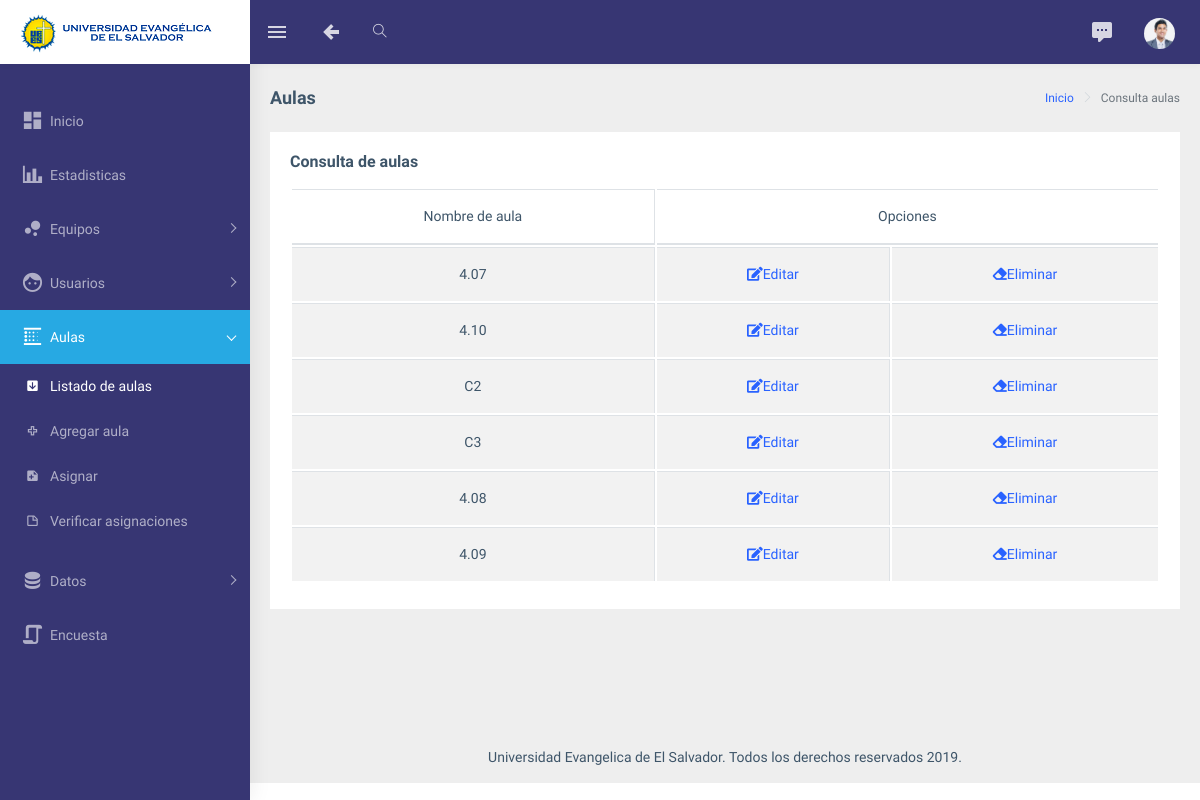
Page /consultaraula.php (signed in) on the earlier database version.
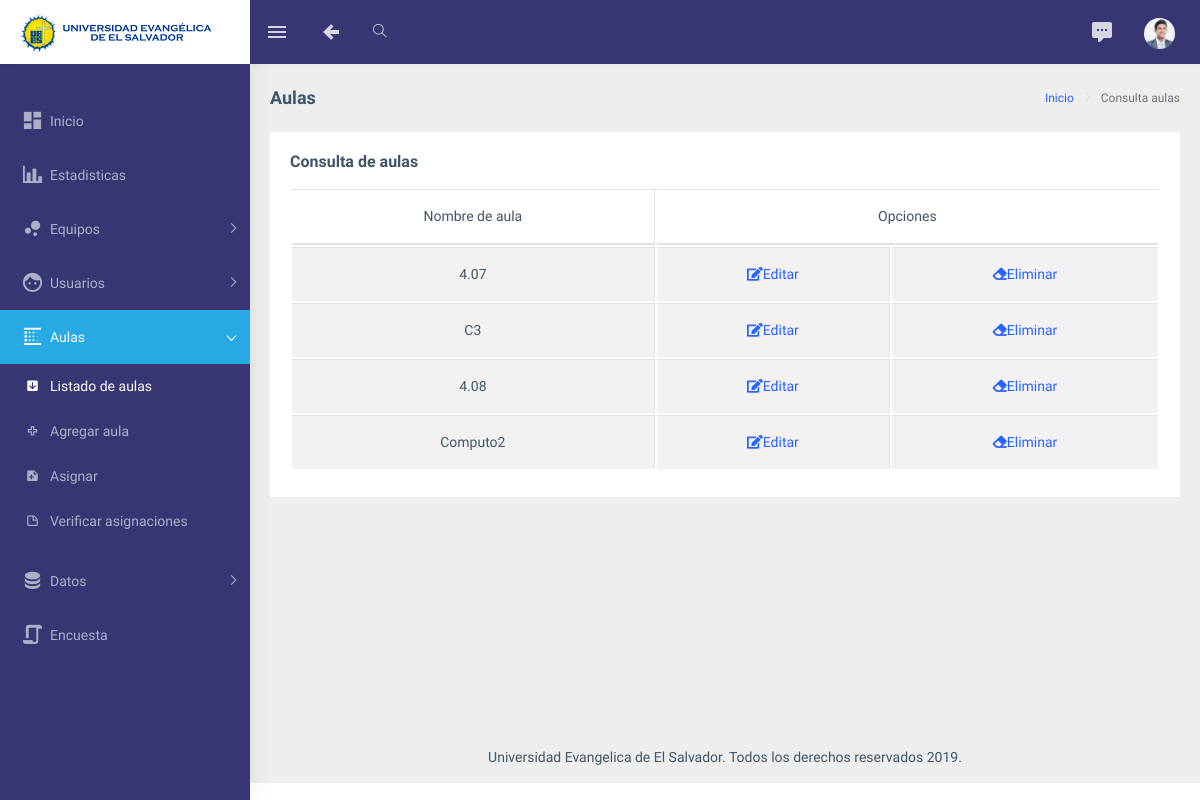
Same page on the later database version.
### tables this page shows
CREATE TABLE `aula` (
  `idaula` int(11) NOT NULL,
  `aula` varchar(10) NOT NULL
);

### consultaraula.php (the view, shortened to what this page needs)
<?php include("seguridad.php");
 $link=conecta();
 $idusuario=$_SESSION["id"];
 ?>
<!DOCTYPE html>
<html dir="ltr" lang="en">
<head>
    <link rel="stylesheet" type="text/css" href="assets/extra-libs/multicheck/multicheck.css">
    <link href="assets/libs/datatables.net-bs4/css/dataTables.bootstrap4.css" rel="stylesheet">
    <link href="dist/css/style.min.css" rel="stylesheet">
</head>
<body>
    <div id="main-wrapper">
<header class="topbar" data-navbarbg="skin5">
            <nav class="navbar top-navbar navbar-expand-md navbar-dark">
                <div class="navbar-header" data-logobg="skin5">
                    <a class="navbar-brand">
                        <b class="logo-icon p-l-10">
                            <img src="assets/images/logoicon.png" alt="homepage" class="light-logo" />
                        </b>
                         <span class="logo-text">
                             <img src="assets/images/logotext.png" alt="homepage" class="light-logo" />
                        </span>
                    </a>
                </div>
                <div class="navbar-collapse collapse" id="navbarSupportedContent" data-navbarbg="skin5">
                   <ul class="navbar-nav float-left mr-auto">
                        <li class="nav-item d-none d-md-block"><a class="nav-link sidebartoggler waves-effect waves-light" href="javascript:void(0)" data-sidebartype="mini-sidebar"><i class="mdi mdi-menu font-24"></i></a></li>
                        <li class="nav-item d-none d-md-block"> <a class="nav-link waves-effect waves-dark" href="bienvenido.php"><i class="mdi mdi-arrow-left-bold font-24"></i></a>
                        <li class="nav-item search-box"> <a class="nav-link waves-effect waves-dark" href="javascript:void(0)"><i class="ti-search"></i></a>
                        </li>
                    </ul>
                    <ul class="navbar-nav float-right">
                        <li class="nav-item dropdown">
                            <a class="nav-link dropdown-toggle waves-effect waves-dark" href="" id="2" data-toggle="dropdown" aria-haspopup="true" aria-expanded="false"> <i class="font-24 mdi mdi-comment-processing"></i>
                            </a>
                        </li>
                        <li class="nav-item dropdown">
                            <a class="nav-link dropdown-toggle text-muted waves-effect waves-dark pro-pic" href="" data-toggle="dropdown" aria-haspopup="true" aria-expanded="false"><img src="assets/images/users/agent.jpg" alt="user" class="rounded-circle" width="31"></a>
                        </li>
                    </ul>
                </div>
            </nav>
        </header>
        <aside class="left-sidebar" data-sidebarbg="skin5">
            <div class="scroll-sidebar">
                <nav class="sidebar-nav">
                    <ul id="sidebarnav" class="p-t-30">
                        <li class="sidebar-item"> <a class="sidebar-link waves-effect waves-dark sidebar-link" href="bienvenido.php" aria-expanded="false"><i class="mdi mdi-view-dashboard"></i><span class="hide-menu">Inicio</span></a></li>
                        <li class="sidebar-item"> <a class="sidebar-link waves-effect waves-dark sidebar-link" href="estadisticas.php" aria-expanded="false"><i class="mdi mdi-chart-bar"></i><span class="hide-menu">Estadisticas</span></a></li>
                            <li class="sidebar-item"> <a class="sidebar-link has-arrow waves-effect waves-dark" href="javascript:void(0)" aria-expanded="false"><i class="mdi mdi-chart-bubble"></i><span class="hide-menu">Equipos </span></a>
                        </li>
                            </ul>
                           <li class="sidebar-item"> <a class="sidebar-link has-arrow waves-effect waves-dark" href="javascript:void(0)" aria-expanded="false"><i class="mdi mdi-face"></i><span class="hide-menu">Usuarios </span></a>
                        </li>
                          <li class="sidebar-item"> <a class="sidebar-link has-arrow waves-effect waves-dark" href="javascript:void(0)" aria-expanded="false"><i class="mdi mdi-blur-linear"></i></i><span class="hide-menu">Aulas </span></a>
                            <ul aria-expanded="false" class="collapse  first-level">
                                <li class="sidebar-item"><a href="consultaraula.php" class="sidebar-link"><i class="mdi mdi-arrow-down-box"></i><span class="hide-menu"> Listado de aulas </span></a></li>
                                <li class="sidebar-item"><a href="addaula.php" class="sidebar-link"><i class="mdi mdi-plus-outline"></i><span class="hide-menu">Agregar aula </span></a></li>
                                <li class="sidebar-item"><a href="asignacion.php" class="sidebar-link"><i class="mdi mdi-note-plus"></i><span class="hide-menu"> Asignar </span></a></li>
                                <li class="sidebar-item"><a href="consultaasig.php" class="sidebar-link"><i class="mdi mdi-note-outline"></i><span class="hide-menu"> Verificar asignaciones </span></a></li>
                            </ul>
                             <li class="sidebar-item"> <a class="sidebar-link has-arrow waves-effect waves-dark" href="javascript:void(0)" aria-expanded="false"><i class="mdi mdi-database"></i></i><span class="hide-menu">Datos</span></a>
                           <?php
                           $verif=0;
            if ($verif == $idusuario) {
                           }
                           else{
                       echo "<li class='sidebar-item'> <a class='sidebar-link waves-effect waves-dark sidebar-link' href='encuesta.php' aria-expanded='false'><i class='mdi mdi-script'></i><span class='hide-menu'>Encuesta</span></a></li>
                        </li>";
                        }
                         ?>
                </nav>
            </div>
        </aside>
        <div class="page-wrapper">
            <div class="page-breadcrumb">
                <div class="row">
                    <div class="col-12 d-flex no-block align-items-center">
                        <h4 class="page-title">Aulas</h4>
                        <div class="ml-auto text-right">
                            <nav aria-label="breadcrumb">
                                <ol class="breadcrumb">
                                    <li class="breadcrumb-item"><a href="bienvenido.php">Inicio</a></li>
                                    <li class="breadcrumb-item active" aria-current="page">Consulta aulas</li>
                                </ol>
                            </nav>
                        </div>
                    </div>
                </div>
            </div>
            <div class="container-fluid">
                <div class="row">
                    <div class="col-12">
                         <div class="card">
                            <div class="card-body">
                                <h5 class="card-title">Consulta de aulas</h5>
                                <div class="table-responsive">
                                    <table id="zero_config" class="table table-striped table-bordered">
                                        <thead>
                                        <?php
            $result=mysqli_query($link,"SELECT * FROM aula");
        ?>
            <tr align='center'>
        <th>Nombre de aula</th>
<th colspan='2'>Opciones</th>
</tr>
</thead>
            <?php
            while($row = mysqli_fetch_row($result))
            {
$id = $row[0];
?>
<tbody>
<tr align='center'>
<td> <?php echo $row[1]?> </td>
<td><?php echo"<a href ='editarau.php?idau=$id'><center><i class='fas fa-edit'></i>Editar</a></center>"; ?></td>
<td><?php echo"<a href ='delau.php?idau=$id'><center><i class='fas fa-eraser'></i>Eliminar</a></center>";?>
</td>
</tr>
</tbody>
<?php
            }
            ?>
    </table>
                                </div>
                            </div>
                        </div>
                    </div>
                </div>
            </div>
            <footer class="footer text-center">
                Universidad Evangelica de El Salvador. Todos los derechos reservados 2019.
            </footer>
        </div>
    </div>
</body>
</html>

Differences in the rows shown:
removed aula: aula "4.10"
removed aula: aula "C2"
removed aula: aula "4.09"
added aula: aula "Computo2"
